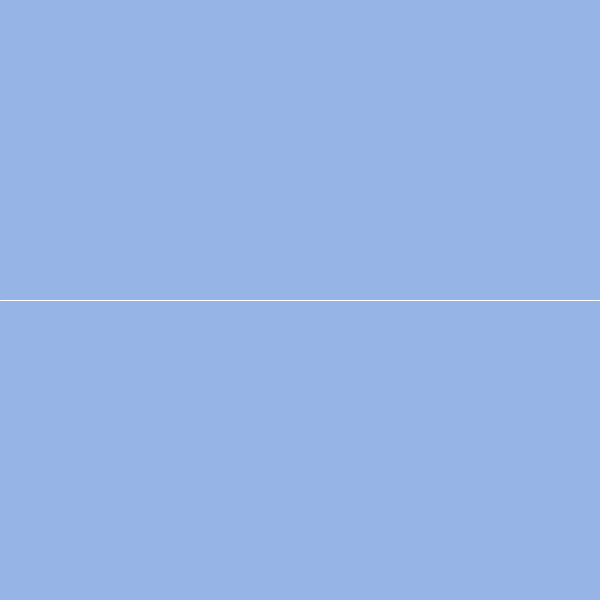
Frame 1 (no input)
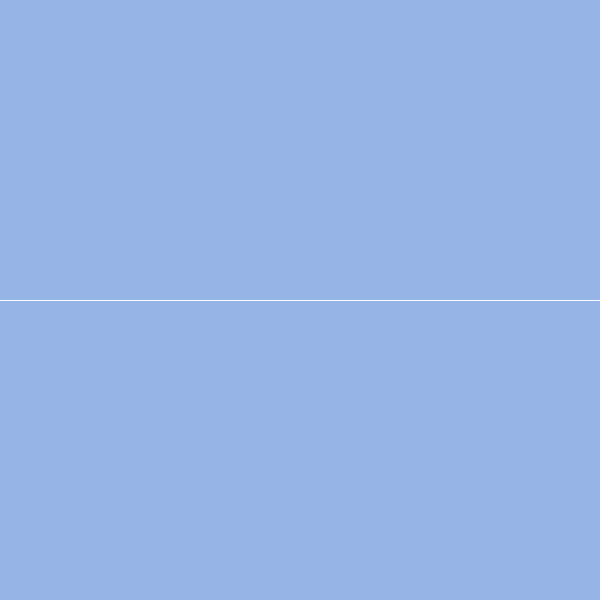
Frame 60 (the mouse pressed at the canvas centre just before this capture)
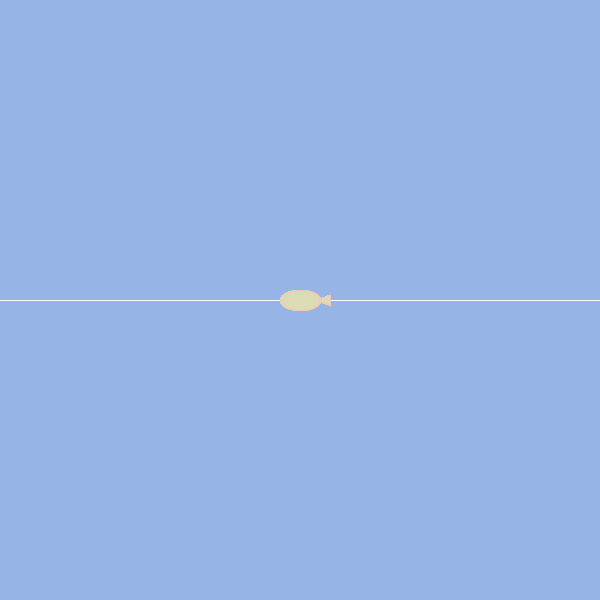
Frame 120 (the mouse held since frame 60 and released just before this capture)

The Processing sketch that drew these frames (run headless with seeded random() and noise(); from frame 60 on, the mouse is pressed at the canvas centre):

// Processing sketch: p1_Siyun_Kim_20231005
// ── p1_Siyun_Kim_20231005.pde
void setup(){
  size(600, 600);
  background(150, 180, 230);
}


void draw(){
  int sealevel = 300;
  stroke(255);
  line(0, 300, 600, 300);
  
  if (mousePressed) {

    if (mouseY < 600 - sealevel) {
      //make clouds
      fill(180, 220, 255);
      noStroke();
      circle(mouseX, mouseY, random(10, 50));
      circle(mouseX + 10, mouseY + 10, random(10, 50));
      circle(mouseX + 20, mouseY - 20, random(10, 50));
      circle(mouseX + 15, mouseY - 20, random(10, 50));
      circle(mouseX - 10, mouseY - 25, random(10, 50));
      circle(mouseX - 20, mouseY - 20, random(10, 50));
      circle(mouseX + 10, mouseY - 27, 20);
      circle(mouseX - 10, mouseY - 27, 20);
      //make rains
      stroke(180, 220, 255);
      line(mouseX, mouseY + 30, mouseX, mouseY + random(40, 80));
      line(mouseX + 5, mouseY + 20, mouseX + 5, mouseY + random(20, 60));
      line(mouseX + 20, mouseY + 50, mouseX + 20, mouseY + random(50, 90));
      line(mouseX - 10, mouseY + 25, mouseX - 10, mouseY + random(25, 65));
    }
    
    else {
      //make fishes
      fill(220, 220, 180);
      stroke(240, 200, 180);
      ellipse(mouseX, mouseY, 40, 20);
      triangle(mouseX + 17, mouseY, mouseX + 30, mouseY + 5, mouseX + 30, mouseY - 5);
    }
  }
}
